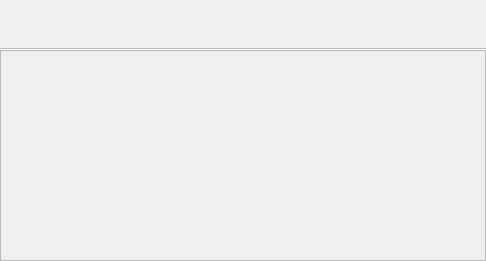
<?xml version="1.0" encoding="UTF-8"?>
<ui version="4.0">
 <class>TabView</class>
 <widget class="QWidget" name="TabView">
  <property name="geometry">
   <rect>
    <x>0</x>
    <y>0</y>
    <width>486</width>
    <height>261</height>
   </rect>
  </property>
  <property name="windowTitle">
   <string>TabView</string>
  </property>
  <layout class="QVBoxLayout" name="verticalLayout">
   <property name="spacing">
    <number>0</number>
   </property>
   <property name="leftMargin">
    <number>0</number>
   </property>
   <property name="topMargin">
    <number>0</number>
   </property>
   <property name="rightMargin">
    <number>0</number>
   </property>
   <property name="bottomMargin">
    <number>0</number>
   </property>
   <item>
    <widget class="QTabBar" name="tabBar" native="true">
     <property name="sizePolicy">
      <sizepolicy hsizetype="Expanding" vsizetype="Fixed">
       <horstretch>0</horstretch>
       <verstretch>0</verstretch>
      </sizepolicy>
     </property>
     <property name="minimumSize">
      <size>
       <width>0</width>
       <height>50</height>
      </size>
     </property>
     <property name="layoutDirection">
      <enum>Qt::LayoutDirection::LeftToRight</enum>
     </property>
    </widget>
   </item>
   <item>
    <widget class="QStackedWidget" name="stackedWidget">
     <property name="currentIndex">
      <number>5</number>
     </property>
     <widget class="QWidget" name="listPage">
      <layout class="QVBoxLayout" name="verticalLayout_2">
       <property name="spacing">
        <number>0</number>
       </property>
       <property name="leftMargin">
        <number>0</number>
       </property>
       <property name="topMargin">
        <number>0</number>
       </property>
       <property name="rightMargin">
        <number>0</number>
       </property>
       <property name="bottomMargin">
        <number>0</number>
       </property>
       <item>
        <widget class="QScrollArea" name="scrollArea">
         <property name="widgetResizable">
          <bool>true</bool>
         </property>
         <widget class="QWidget" name="scrollAreaWidgetContents">
          <property name="geometry">
           <rect>
            <x>0</x>
            <y>0</y>
            <width>484</width>
            <height>209</height>
           </rect>
          </property>
          <layout class="QVBoxLayout" name="verticalLayout_3">
           <property name="spacing">
            <number>0</number>
           </property>
           <property name="leftMargin">
            <number>0</number>
           </property>
           <property name="topMargin">
            <number>0</number>
           </property>
           <property name="rightMargin">
            <number>0</number>
           </property>
           <property name="bottomMargin">
            <number>0</number>
           </property>
           <item>
            <widget class="ListView" name="listWidget" native="true"/>
           </item>
          </layout>
         </widget>
        </widget>
       </item>
      </layout>
     </widget>
     <widget class="QWidget" name="perioPage">
      <layout class="QVBoxLayout" name="verticalLayout_5">
       <property name="spacing">
        <number>0</number>
       </property>
       <property name="leftMargin">
        <number>0</number>
       </property>
       <property name="topMargin">
        <number>0</number>
       </property>
       <property name="rightMargin">
        <number>0</number>
       </property>
       <property name="bottomMargin">
        <number>0</number>
       </property>
       <item>
        <widget class="QScrollArea" name="scrollArea_2">
         <property name="widgetResizable">
          <bool>true</bool>
         </property>
         <widget class="QWidget" name="scrollAreaWidgetContents_3">
          <property name="geometry">
           <rect>
            <x>0</x>
            <y>0</y>
            <width>484</width>
            <height>209</height>
           </rect>
          </property>
          <layout class="QVBoxLayout" name="verticalLayout_4">
           <property name="spacing">
            <number>0</number>
           </property>
           <property name="leftMargin">
            <number>0</number>
           </property>
           <property name="topMargin">
            <number>0</number>
           </property>
           <property name="rightMargin">
            <number>0</number>
           </property>
           <property name="bottomMargin">
            <number>0</number>
           </property>
           <item>
            <widget class="PerioView" name="perioWidget" native="true"/>
           </item>
          </layout>
         </widget>
        </widget>
       </item>
      </layout>
     </widget>
     <widget class="QWidget" name="prescriptionPage">
      <layout class="QVBoxLayout" name="verticalLayout_7">
       <property name="spacing">
        <number>0</number>
       </property>
       <property name="leftMargin">
        <number>0</number>
       </property>
       <property name="topMargin">
        <number>0</number>
       </property>
       <property name="rightMargin">
        <number>0</number>
       </property>
       <property name="bottomMargin">
        <number>0</number>
       </property>
       <item>
        <widget class="QScrollArea" name="scrollArea_3">
         <property name="widgetResizable">
          <bool>true</bool>
         </property>
         <widget class="QWidget" name="scrollAreaWidgetContents_4">
          <property name="geometry">
           <rect>
            <x>0</x>
            <y>0</y>
            <width>484</width>
            <height>209</height>
           </rect>
          </property>
          <layout class="QVBoxLayout" name="verticalLayout_6">
           <property name="spacing">
            <number>0</number>
           </property>
           <property name="leftMargin">
            <number>0</number>
           </property>
           <property name="topMargin">
            <number>0</number>
           </property>
           <property name="rightMargin">
            <number>0</number>
           </property>
           <property name="bottomMargin">
            <number>0</number>
           </property>
           <item>
            <widget class="PrescriptionView" name="prescrWidget" native="true"/>
           </item>
          </layout>
         </widget>
        </widget>
       </item>
      </layout>
     </widget>
     <widget class="CalendarView" name="calendarPage"/>
     <widget class="WelcomeWidget" name="welcomePage"/>
     <widget class="QWidget" name="planPage">
      <layout class="QVBoxLayout" name="verticalLayout_9">
       <property name="spacing">
        <number>0</number>
       </property>
       <property name="leftMargin">
        <number>0</number>
       </property>
       <property name="topMargin">
        <number>0</number>
       </property>
       <property name="rightMargin">
        <number>0</number>
       </property>
       <property name="bottomMargin">
        <number>0</number>
       </property>
       <item>
        <widget class="QScrollArea" name="scrollArea_4">
         <property name="widgetResizable">
          <bool>true</bool>
         </property>
         <widget class="QWidget" name="scrollAreaWidgetContents_5">
          <property name="geometry">
           <rect>
            <x>0</x>
            <y>0</y>
            <width>484</width>
            <height>209</height>
           </rect>
          </property>
          <layout class="QVBoxLayout" name="verticalLayout_8">
           <property name="spacing">
            <number>0</number>
           </property>
           <property name="leftMargin">
            <number>0</number>
           </property>
           <property name="topMargin">
            <number>0</number>
           </property>
           <property name="rightMargin">
            <number>0</number>
           </property>
           <property name="bottomMargin">
            <number>0</number>
           </property>
           <item>
            <widget class="TreatmentPlanView" name="planView" native="true"/>
           </item>
          </layout>
         </widget>
        </widget>
       </item>
      </layout>
     </widget>
     <widget class="QWidget" name="financialPage">
      <layout class="QVBoxLayout" name="verticalLayout_11">
       <property name="spacing">
        <number>0</number>
       </property>
       <property name="leftMargin">
        <number>0</number>
       </property>
       <property name="topMargin">
        <number>0</number>
       </property>
       <property name="rightMargin">
        <number>0</number>
       </property>
       <property name="bottomMargin">
        <number>0</number>
       </property>
       <item>
        <widget class="QScrollArea" name="scrollArea_5">
         <property name="widgetResizable">
          <bool>true</bool>
         </property>
         <widget class="QWidget" name="scrollAreaWidgetContents_6">
          <property name="geometry">
           <rect>
            <x>0</x>
            <y>0</y>
            <width>484</width>
            <height>209</height>
           </rect>
          </property>
          <layout class="QVBoxLayout" name="verticalLayout_10">
           <property name="spacing">
            <number>0</number>
           </property>
           <property name="leftMargin">
            <number>0</number>
           </property>
           <property name="topMargin">
            <number>0</number>
           </property>
           <property name="rightMargin">
            <number>0</number>
           </property>
           <property name="bottomMargin">
            <number>0</number>
           </property>
           <item>
            <widget class="FinancialView" name="financialWidget" native="true"/>
           </item>
          </layout>
         </widget>
        </widget>
       </item>
      </layout>
     </widget>
    </widget>
   </item>
  </layout>
 </widget>
 <layoutdefault spacing="6" margin="11"/>
 <customwidgets>
  <customwidget>
   <class>QTabBar</class>
   <extends>QWidget</extends>
   <header location="global">qtabbar.h</header>
   <container>1</container>
  </customwidget>
  <customwidget>
   <class>ListView</class>
   <extends>QWidget</extends>
   <header>View/WIdgets/ListView.h</header>
   <container>1</container>
  </customwidget>
  <customwidget>
   <class>PerioView</class>
   <extends>QWidget</extends>
   <header>View/WIdgets/PerioView.h</header>
   <container>1</container>
  </customwidget>
  <customwidget>
   <class>PrescriptionView</class>
   <extends>QWidget</extends>
   <header>View/WIdgets/PrescriptionView.h</header>
   <container>1</container>
  </customwidget>
  <customwidget>
   <class>TreatmentPlanView</class>
   <extends>QWidget</extends>
   <header>View/WIdgets/TreatmentPlanView.h</header>
   <container>1</container>
  </customwidget>
  <customwidget>
   <class>FinancialView</class>
   <extends>QWidget</extends>
   <header>View/WIdgets/FinancialView.h</header>
   <container>1</container>
  </customwidget>
  <customwidget>
   <class>CalendarView</class>
   <extends>QWidget</extends>
   <header>View/WIdgets/CalendarView.h</header>
   <container>1</container>
  </customwidget>
  <customwidget>
   <class>WelcomeWidget</class>
   <extends>QWidget</extends>
   <header>View/WIdgets/WelcomeWidget.h</header>
   <container>1</container>
  </customwidget>
 </customwidgets>
 <resources/>
 <connections/>
</ui>
